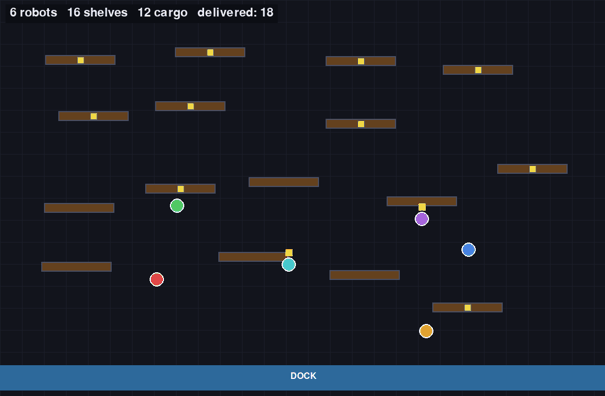
#> input picture figure/_sim_panel.png, 605 x 396 px
$ python draw_architecture.py
#> lines starting #> are read from the running program, lines starting #| are printed output that depends on the picture
"""Render the ContrAuto architecture figure (figure/ContrAuto.png) — publication style + emoji.

Two swimlanes (task / physical) as soft tinted bands; white cards with category-colored borders,
drop shadows, and a small COLOR EMOJI badge per card (rendered via Apple Color Emoji through
Pillow, since matplotlib's own fonts have no color emoji); one clean synthesis feedback edge;
separated repair edges; a real simulation thumbnail as the result.

Run:  python experiments/draw_architecture.py
"""
import os

import numpy as np
import matplotlib
matplotlib.use("Agg")
import matplotlib.pyplot as plt
import matplotlib.patheffects as pe
from matplotlib.patches import FancyBboxPatch, FancyArrowPatch
from matplotlib.offsetbox import OffsetImage, AnnotationBbox
import matplotlib.image as mpimg
from PIL import Image, ImageDraw, ImageFont

ROOT = os.path.dirname(os.path.dirname(os.path.abspath(__file__)))

INK = "#23303A"
LLM, SYM, PHY, OUT, EXEC, GATE = "#3B6FB0", "#7E6BB5", "#2E9E8F", "#4E9A5A", "#D08A3E", "#C0504D"
BAND_TASK, BAND_PHYS = "#EEF3FB", "#EDF6F0"
FB, REPAIR = "#7C8A97", "#C0504D"

# ── color-emoji rendering via Apple Color Emoji (Pillow) ────────────────────────
_EMOJI_FONT = "/System/Library/Fonts/Apple Color Emoji.ttc"
_emoji_cache = {}


def _emoji_arr(ch):
#> called with ch = '🧠'
    if ch in _emoji_cache:
        return _emoji_cache[ch]
    f = ImageFont.truetype(_EMOJI_FONT, 160)
    im = Image.new("RGBA", (200, 200), (0, 0, 0, 0))
#> im: PIL image 200x200 RGBA; every value is 0
    ImageDraw.Draw(im).text((12, 8), ch, font=f, embedded_color=True)
    bb = im.getbbox()
#> bb = (19, 44, 100, 185)
    arr = np.asarray(im.crop(bb)) if bb else np.asarray(im)
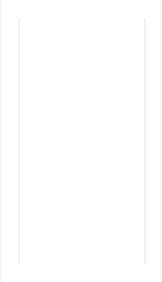
#> arr: shape (141, 81, 4) (shown 2 times larger); mean R, G, B, A 81.3, 81.3, 81.3, 81.3; transparent parts drawn white
    _emoji_cache[ch] = arr
    return arr


fig = plt.figure(figsize=(17.8, 6.1), dpi=200)
ax = fig.add_axes([0, 0, 1, 1])
ax.set_xlim(0, 178); ax.set_ylim(0, 61); ax.set_aspect("equal"); ax.axis("off")
XLIM = 178
SHADOW = [pe.withSimplePatchShadow(offset=(1.1, -1.1), shadow_rgbFace="#9aa3ad", alpha=0.30)]


def badge(ch, x, y, zoom=0.115):
    ax.add_artist(AnnotationBbox(OffsetImage(_emoji_arr(ch), zoom=zoom), (x, y),
                                 frameon=False, zorder=6, box_alignment=(0.5, 0.5)))


def band(x, y, w, h, fill):
    ax.add_patch(FancyBboxPatch((x, y), w, h, boxstyle="round,pad=0.4,rounding_size=2.2",
                                fc=fill, ec="none", zorder=1))


def card(cx, cy, w, h, border, title, sub="", emoji="", fs=7.6):
    r = FancyBboxPatch((cx - w / 2, cy - h / 2), w, h, boxstyle="round,pad=0.2,rounding_size=1.1",
                       fc="white", ec=border, lw=1.7, zorder=3)
    r.set_path_effects(SHADOW)
    ax.add_patch(r)
    if sub:
        ax.text(cx, cy + 0.9, title, ha="center", va="center", fontsize=fs, color=INK,
                fontweight="bold", zorder=4)
        ax.text(cx, cy - 1.7, sub, ha="center", va="center", fontsize=fs - 1.4, color="#5b6b78",
                zorder=4)
    else:
        ax.text(cx, cy, title, ha="center", va="center", fontsize=fs, color=INK,
                fontweight="bold", zorder=4)
    if emoji:
        badge(emoji, cx - w / 2 + 0.4, cy + h / 2 - 0.2)        # top-left corner badge


def arrow(p, q, label="", color="#46545f", lw=1.4, rad=0.0, fs=6.3, ls="-", loff=(0, 1.6)):
    ax.add_patch(FancyArrowPatch(p, q, arrowstyle="-|>", mutation_scale=10,
                                 connectionstyle=f"arc3,rad={rad}", color=color, lw=lw, ls=ls,
                                 zorder=2, shrinkA=0, shrinkB=0))
    if label:
        mx, my = (p[0] + q[0]) / 2 + loff[0], (p[1] + q[1]) / 2 + loff[1]
        ax.text(mx, my, label, ha="center", va="center", fontsize=fs, color=color,
                style="italic", zorder=4)


# ── title ───────────────────────────────────────────────────────────────────────
ax.text(3, 58.4, "ContrAuto", fontsize=15, fontweight="bold", color=INK)
ax.text(3, 55.2, "automated two-layer, contract-based design for multi-robot cyber-physical systems",
        fontsize=8.2, color="#5b6b78")

# ── swimlanes ─────────────────────────────────────────────────────────────────────
band(30, 29.5, 99, 21, BAND_TASK)
band(30, 7.5, 99, 17, BAND_PHYS)
badge("🧠", 33.2, 47.8, zoom=0.085); ax.text(35.4, 47.6, "TASK LAYER", fontsize=8.6, fontweight="bold", color=LLM)
ax.text(49.6, 47.6, "·  discrete — LLM agents + CHASE", fontsize=7.4, color="#5b6b78")
badge("🦾", 33.2, 22.4, zoom=0.085); ax.text(35.4, 22.2, "PHYSICAL LAYER", fontsize=8.6, fontweight="bold", color=PHY)
ax.text(54.5, 22.2, "·  continuous — CBF contracts  (CBC = Control Barrier · RC = Reachability)",
        fontsize=7.4, color="#5b6b78")

# ── THREE separate input cards, each routed to the layer(s) it feeds ────────────────
ax.text(14, 51.4, "INPUTS  (one task YAML)", ha="center", fontsize=7.6, fontweight="bold", color="#5b6b78")
card(14, 44, 24, 8, "#8696A6", "Natural language", "requirements + context", emoji="📝")
card(14, 31, 24, 8, "#8696A6", "Architecture", "nodes + comm. edges", emoji="🔗")
card(14, 18, 24, 8, "#8696A6", "Map  (+ physics)", "layout / bounds · dynamics", emoji="🗺️")
# routing — colored by destination lane:  blue = TASK layer, teal = PHYSICAL layer
arrow((26.3, 44), (37.0, 43.0), "to task", color=LLM, rad=0.05, fs=6.0)
arrow((26.3, 32.5), (37.0, 41.5), "to task", color=LLM, rad=0.10, fs=6.0, loff=(0.5, 1.8))     # architecture → task
arrow((26.3, 29.5), (37.0, 16.8), "to physical", color=PHY, rad=-0.12, fs=6.0, loff=(-1.2, 0.2))  # architecture → physical
arrow((26.3, 18), (37.0, 15.4), "to physical", color=PHY, rad=-0.05, fs=6.0, loff=(0, -1.7))

# ── TASK LAYER (snake: row1 L→R, row2 R→L) ─────────────────────────────────────────
card(46, 42.5, 16, 7, LLM, "Translator", "LLM agent", emoji="🌐")
card(67, 42.5, 12, 6, SYM, "LTL check", emoji="✅")
card(88, 42.5, 16, 7, LLM, "Decomposer", "LLM agent", emoji="🧩")
arrow((54.2, 42.5), (60.8, 42.5), "LTL")
arrow((73.2, 42.5), (79.8, 42.5), "pass")

card(88, 33, 23, 7, SYM, "CHASE checks", "consistency·compat·refine", emoji="🔍")
card(63, 33, 13, 6, SYM, "SLUGS", "synthesis", emoji="⚙️")
#> in _emoji_arr (call 10), `ImageDraw.Draw(im).text((12, 8), ch, font=f, embedded_color=True)`:
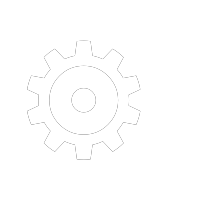
#> im: PIL image 200x200 RGBA; mean R, G, B, A 33.7, 33.7, 33.7, 33.7; transparent parts drawn white
#> in _emoji_arr (call 10), `bb = im.getbbox()`: bb = (27, 40, 141, 160)
#> in _emoji_arr (call 10), `arr = np.asarray(im.crop(bb)) if bb else np.asarray(im)`:
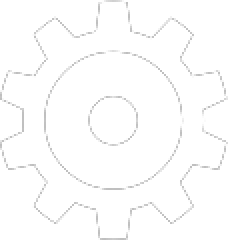
#> arr: shape (120, 114, 4) (shown 2 times larger); mean R, G, B, A 98.5, 98.5, 98.5, 98.5; transparent parts drawn white
card(45, 33, 12, 6.5, GATE, "well-sep", "gate", emoji="🚦")
arrow((88, 39.0), (88, 36.6), "contract", loff=(5.2, 0))
arrow((76.3, 33), (69.7, 33), "pass")
arrow((56.4, 33), (51.2, 33), "FSM")

# handoff to the physical layer
arrow((45, 29.6), (44, 19.6), "well-sep ✓", loff=(5.2, 0), fs=6.0, color=OUT, lw=1.6)

# ── PHYSICAL LAYER (row L→R) ───────────────────────────────────────────────────────
card(44, 16, 11, 6.5, OUT, "FSM", "controller", emoji="🤖")
card(64, 16, 14, 7, PHY, "Planner", "A* agent", emoji="🧭")
card(85, 16, 15, 7, PHY, "CBF-QP", "CBC ∧ RC", emoji="🛡️")
card(106, 16, 13, 7, OUT, "certificate", "≤ deadline", emoji="📜")
card(122, 16, 11, 6.5, EXEC, "execution", emoji="🏁")
arrow((49.6, 16), (56.8, 16), "target")
arrow((71.2, 16), (77.3, 16), "route→RC")
arrow((92.7, 16), (99.3, 16), "reach/avoid")
arrow((112.7, 16), (116.3, 16), "")
arrow((127.6, 16), (130.3, 16), "")

# ── synthesis feedback (RED, dashed): EACH failed check / synthesis / gate → Decomposer ─
ax.text(64, 50.8, "on any failure → Decomposer regenerates  (episodic memory accumulates)",
        ha="center", fontsize=6.4, style="italic", color=REPAIR)
# CHASE checks → Decomposer (short, right; parallel to the forward "contract" arrow)
ax.add_patch(FancyArrowPatch((92, 36.7), (92, 38.9), arrowstyle="-|>", mutation_scale=9,
             connectionstyle="arc3,rad=0.0", color=REPAIR, lw=1.3, ls=(0, (4, 2)), zorder=5))
ax.text(95.4, 37.8, "refine\nfail", fontsize=5.6, style="italic", color=REPAIR, va="center")
# SLUGS synthesis → Decomposer  (UNREALIZABLE)
ax.add_patch(FancyArrowPatch((64, 36.1), (82, 39.4), arrowstyle="-|>", mutation_scale=9,
             connectionstyle="arc3,rad=-0.28", color=REPAIR, lw=1.3, ls=(0, (4, 2)), zorder=5))
ax.text(71.5, 40.6, "unrealizable", fontsize=5.8, style="italic", color=REPAIR)
# well-sep gate → Decomposer  (DEGENERATE) — high arc above the boxes
ax.add_patch(FancyArrowPatch((45, 36.4), (80.3, 46.2), arrowstyle="-|>", mutation_scale=10,
             connectionstyle="arc3,rad=-0.52", color=REPAIR, lw=1.3, ls=(0, (4, 2)), zorder=5))
ax.text(55, 49.3, "degenerate", fontsize=5.8, style="italic", color=REPAIR)

# ── repair edges (physical below the row; task on the right) ───────────────────────
arrow((122, 12.7), (64, 12.7), "reassign · relax · yield   (physical repair)", color=REPAIR,
      rad=0.32, lw=1.4, fs=6.3, loff=(0, -2.6))
ax.add_patch(FancyArrowPatch((127.2, 16.5), (95.5, 39.2), arrowstyle="-|>", mutation_scale=10,
             connectionstyle="arc3,rad=0.52", color=REPAIR, lw=1.4, ls=(0, (5, 2)), zorder=2))
ax.text(125, 28, "structural →\nre-synthesize\n(task repair)", ha="center", fontsize=6.3,
        style="italic", color=REPAIR)

# ── result panel (the certified outcome — bigger, landscape) ────────────────────────
sx0, sx1, sy0, sy1 = 131, 176, 10, 40           # landscape, matches the frame's ~1.5:1
fr = FancyBboxPatch((sx0, sy0), sx1 - sx0, sy1 - sy0, boxstyle="round,pad=0.3,rounding_size=1.6",
                    fc="#161922", ec="#3a3f4d", lw=1.4, zorder=3); fr.set_path_effects(SHADOW)
ax.add_patch(fr)
badge("✅", sx0 + 6.2, sy1 + 2.4, zoom=0.085)
ax.text((sx0 + sx1) / 2 + 1.2, sy1 + 2.2, "Result — requirements met", ha="center", fontsize=8.6,
        fontweight="bold", color=INK, zorder=5)
ax.text((sx0 + sx1) / 2, sy0 - 2.2, "all delivered · within deadline · collision- & mutex-safe",
        ha="center", fontsize=7.0, color="#5b6b78", style="italic", zorder=5)
sim_path = os.path.join(ROOT, "figure", "_sim_panel.png")
if os.path.exists(sim_path):
    simax = fig.add_axes([(sx0 + 1) / XLIM, (sy0 + 1) / 61, (sx1 - sx0 - 2) / XLIM,
                          (sy1 - sy0 - 2) / 61])
    simax.imshow(mpimg.imread(sim_path)); simax.axis("off")

out = os.path.join(ROOT, "figure", "ContrAuto.png")
fig.savefig(out, dpi=200, bbox_inches="tight", pad_inches=0.06, facecolor="white")
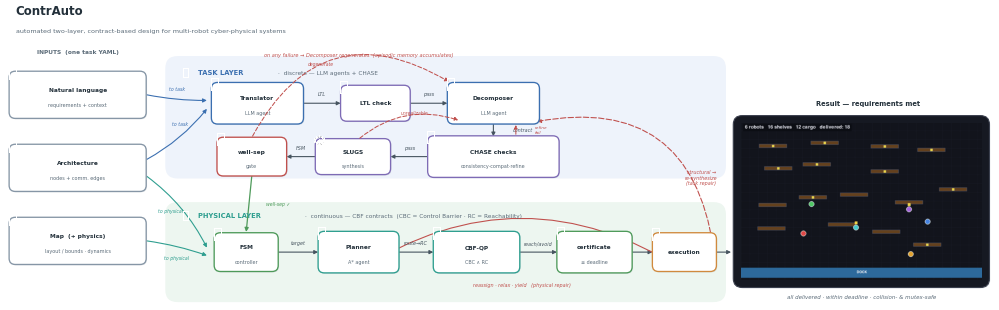
#> figure drawn by matplotlib, 2 panels
print("wrote", out)
